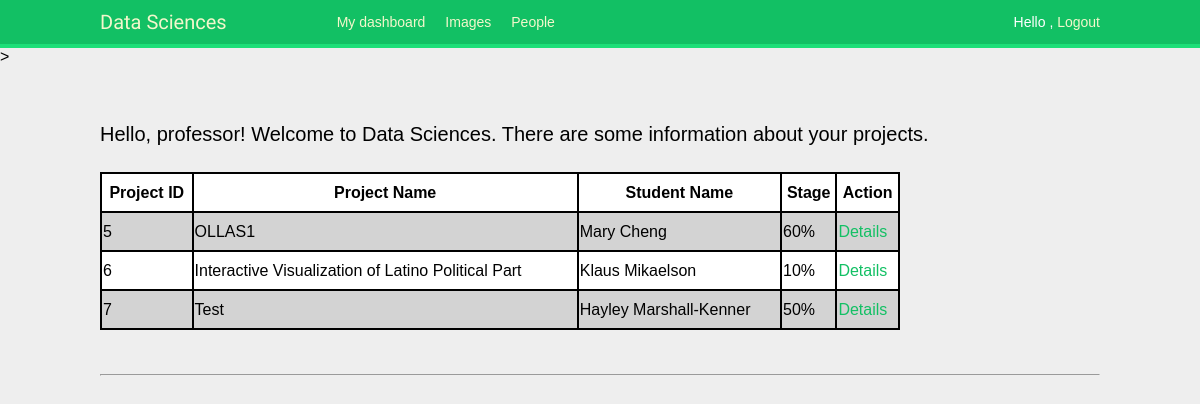
/professor_access/ (signed in), run on the app's committed database.
### professor_access/models.py (models this page shows, shortened)
class Project(models.Model):
    name = models.CharField(max_length=50 )
    student_name = models.CharField(max_length=200)
    stage = models.CharField(max_length=50)
    description = models.TextField(blank=True)
    note = models.TextField(blank=True)
    file = models.FileField(upload_to='upload', blank=True, null=True)
    photo = models.ImageField(upload_to='upload', blank=True)

### professor_access/views.py (the view)
def professor_list(request, template_name='professor_access/pa_list.html'):
    project = Project.objects.all()
    data = {}
    data['object_list'] = project
    return render(request, template_name, data)

### professor_access/templates/professor_access/pa_list.html (shortened to what this page needs)
{% extends "base.html" %}
{% load staticfiles %}
{% block content %}
<head>
</head>
<body>
<p class="hello_pf">Hello, professor! Welcome to Data Sciences. There are some information about your projects.</p>
<table>
    <tr>
        <th>Project ID</th>
        <th>Project Name</th>
        <th>Student Name</th>
        <th>Stage</th>
        <th>Action</th>
    </tr>
    {% for project in object_list %}
    <tr>
        <td>{{ project.id}}</td>
        <td>{{ project.name}}</td>
        <td>{{ project.student_name }}</td>
        <td>{{ project.stage }}</td>
        <td><a href="{% url 'professor_access:detail' project.id %}">Details</a>
        </td>
    </tr>
    {% endfor %}
</table><br /><br /><hr />
</body>
{% endblock %}

### student_access/static/css/base.css (style rules this page uses)
body { margin:0; padding:0; font-family:helvetica, sans-serif; }
p { line-height: 1.8; }
a { color:#12c064; text-decoration:none; }

### professor_access/templates/professor_access/pa_list.html (style rules this page uses)
body { background-color: #eee; font-family: Arial, Helvetica, sans-serif; }
table { width:800px; margin: left; border-collapse: collapse; background-color:lightgrey; font-size:16px; line-height: 35px; }
td,th { border:2px solid black; }
tr:nth-child(odd) { background-color:white; }
.hello_pf { font-size: 20px; }

### data on the page
Project: id "5", name "OLLAS1", student_name "Mary Cheng", stage "60%"
Project: id "6", name "Interactive Visualization of Latino Political Part", student_name "Klaus Mikaelson", stage "10%"
Project: id "7", name "Test", student_name "Hayley Marshall-Kenner", stage "50%"
